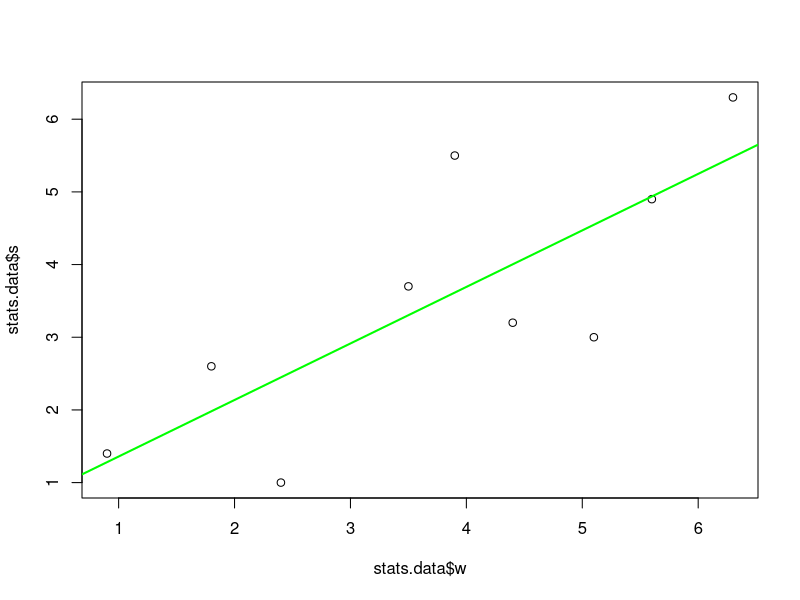
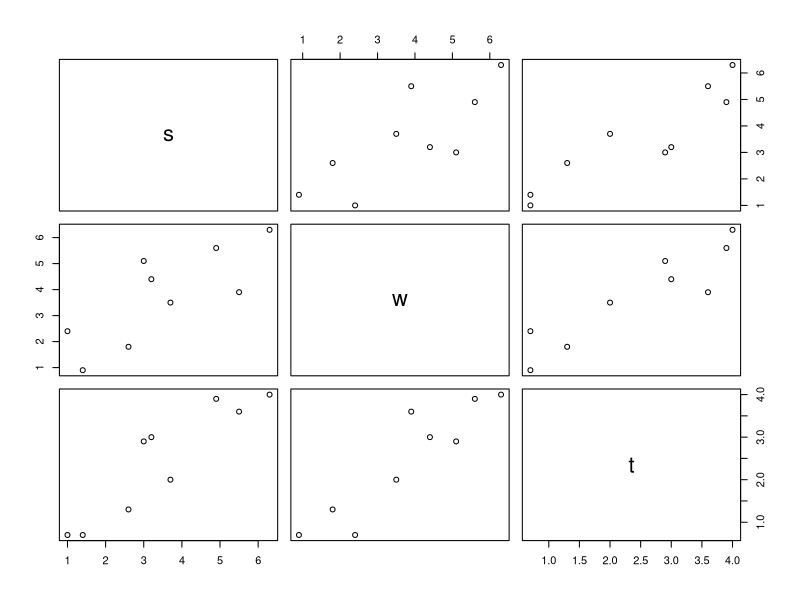

Write the R code that produced these figures, in order.
stats.data<- data.frame(
  s=c(1.4,2.6,1.0,3.7,5.5,3.2,3.0,4.9,6.3),
  w=c(0.9,1.8,2.4,3.5,3.9,4.4,5.1,5.6,6.3),
  t=c(0.7,1.3,0.7,2.0,3.6,3.0,2.9,3.9,4.0)
)
stats.data
plot(stats.data$w, stats.data$s)
simple.regression<- lm(s~ w, data=stats.data)
summary(simple.regression)
abline(simple.regression, col="green", lwd=2)
plot(stats.data)
multiple.regression<- lm(s~w+t, data=stats.data)
summary(multiple.regression)
